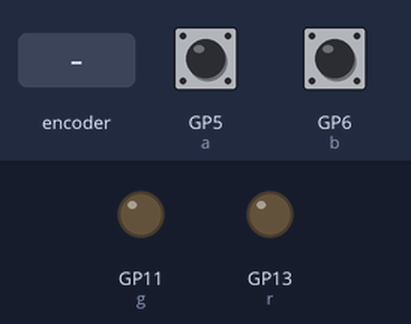
Bench run of a program on a simulated Raspberry Pi Pico running MicroPython. Parts: output pins drawn as LEDs (lit = HIGH). Dashed ring = blinking. The inputs (shaded band) are chosen by the test bench; at power-on: GP5 (a) HIGH, GP6 (b) HIGH.

Above: at 1.2 s.
1.3 s: rotary encoder on GP5 (a) / GP6 (b) turned 3 steps (first pin leading)
At 1.73 s:
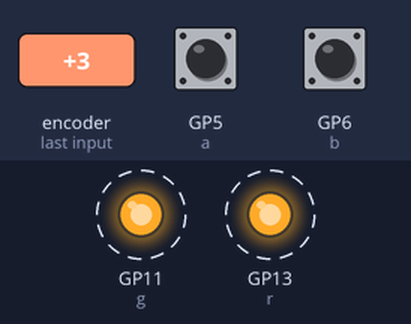
3.4 s: rotary encoder on GP5 (a) / GP6 (b) turned 2 steps (second pin leading)
At 3.8 s:
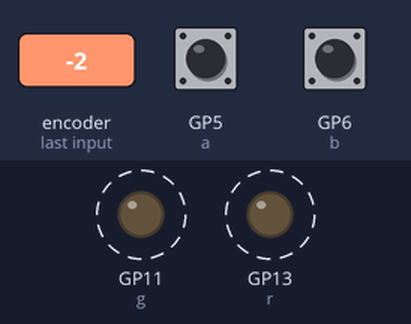
Timing chart, 0 to 6.4 s (numbered marks = the images above; inputs shaded):
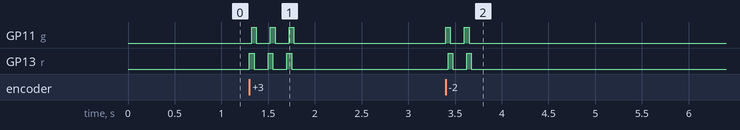

Measured:
- after the input at 1.3 s, GP11 (g), GP13 (r): alternates HIGH for 0.05 s and LOW for 0.15 s, 6 changes in all, then stays LOW, starting at once
- after the input at 3.4 s, GP11 (g), GP13 (r): alternates HIGH for 0.05 s and LOW for 0.15 s, 4 changes in all, then stays LOW, starting at once

The program:

06_dois_botoes_duas_cores.py
```python
from machine import Pin, PWM

a = Pin(5, Pin.IN, Pin.PULL_UP) #botao A
b = Pin(6, Pin.IN, Pin.PULL_UP) #botao B
r = PWM(Pin(13), freq=1000)
g = PWM(Pin(11), freq=1000)

while True:
    r.duty_u16(65535 if a.value() == 0 else 0)
    g.duty_u16(65535 if b.value() == 0 else 0)
```
